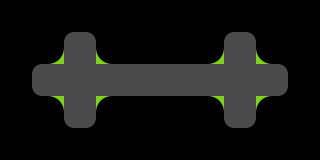

Tiled map render using the project's own tile images. Description and the whole map definition, tile-layer contents included, below:
An orthogonal 10x5 tile map with 32x32 px tiles, 5 tile layers (grid, walls, zonemap, cellrounded, ...) and 4 objects (3x goal, player).

<map version="1.0" orientation="orthogonal" width="10" height="5" tilewidth="32" tileheight="32">
 <properties>
  <property name="title" value="collect all coins" />
 </properties>
 <tileset firstgid="1" name="cells" tilewidth="32" tileheight="32">
  <image source="../cells.png" trans="ff00ff" width="128" height="384" />
 </tileset>
 <layer name="grid" width="10" height="5">
  <data>
   <tile gid="16" />
   <tile gid="16" />
   <tile gid="16" />
   <tile gid="16" />
   <tile gid="16" />
   <tile gid="16" />
   <tile gid="16" />
   <tile gid="16" />
   <tile gid="16" />
   <tile gid="16" />
   <tile gid="16" />
   <tile gid="16" />
   <tile gid="1" />
   <tile gid="16" />
   <tile gid="16" />
   <tile gid="16" />
   <tile gid="16" />
   <tile gid="1" />
   <tile gid="16" />
   <tile gid="16" />
   <tile gid="16" />
   <tile gid="1" />
   <tile gid="1" />
   <tile gid="1" />
   <tile gid="1" />
   <tile gid="1" />
   <tile gid="1" />
   <tile gid="1" />
   <tile gid="1" />
   <tile gid="16" />
   <tile gid="16" />
   <tile gid="16" />
   <tile gid="1" />
   <tile gid="16" />
   <tile gid="16" />
   <tile gid="16" />
   <tile gid="16" />
   <tile gid="1" />
   <tile gid="16" />
   <tile gid="16" />
   <tile gid="16" />
   <tile gid="16" />
   <tile gid="16" />
   <tile gid="16" />
   <tile gid="16" />
   <tile gid="16" />
   <tile gid="16" />
   <tile gid="16" />
   <tile gid="16" />
   <tile gid="16" />
  </data>
 </layer>
 <layer name="walls" width="10" height="5">
  <data>
   <tile gid="0" />
   <tile gid="0" />
   <tile gid="0" />
   <tile gid="0" />
   <tile gid="0" />
   <tile gid="0" />
   <tile gid="0" />
   <tile gid="0" />
   <tile gid="0" />
   <tile gid="0" />
   <tile gid="0" />
   <tile gid="0" />
   <tile gid="0" />
   <tile gid="0" />
   <tile gid="0" />
   <tile gid="0" />
   <tile gid="0" />
   <tile gid="0" />
   <tile gid="0" />
   <tile gid="0" />
   <tile gid="0" />
   <tile gid="0" />
   <tile gid="0" />
   <tile gid="0" />
   <tile gid="0" />
   <tile gid="0" />
   <tile gid="0" />
   <tile gid="0" />
   <tile gid="0" />
   <tile gid="0" />
   <tile gid="0" />
   <tile gid="0" />
   <tile gid="0" />
   <tile gid="0" />
   <tile gid="0" />
   <tile gid="0" />
   <tile gid="0" />
   <tile gid="0" />
   <tile gid="0" />
   <tile gid="0" />
   <tile gid="0" />
   <tile gid="0" />
   <tile gid="0" />
   <tile gid="0" />
   <tile gid="0" />
   <tile gid="0" />
   <tile gid="0" />
   <tile gid="0" />
   <tile gid="0" />
   <tile gid="0" />
  </data>
 </layer>
 <layer name="zonemap" width="10" height="5">
  <data>
   <tile gid="0" />
   <tile gid="0" />
   <tile gid="0" />
   <tile gid="0" />
   <tile gid="0" />
   <tile gid="0" />
   <tile gid="0" />
   <tile gid="0" />
   <tile gid="0" />
   <tile gid="0" />
   <tile gid="0" />
   <tile gid="0" />
   <tile gid="0" />
   <tile gid="0" />
   <tile gid="0" />
   <tile gid="0" />
   <tile gid="0" />
   <tile gid="0" />
   <tile gid="0" />
   <tile gid="0" />
   <tile gid="0" />
   <tile gid="0" />
   <tile gid="0" />
   <tile gid="0" />
   <tile gid="0" />
   <tile gid="0" />
   <tile gid="0" />
   <tile gid="0" />
   <tile gid="0" />
   <tile gid="0" />
   <tile gid="0" />
   <tile gid="0" />
   <tile gid="0" />
   <tile gid="0" />
   <tile gid="0" />
   <tile gid="0" />
   <tile gid="0" />
   <tile gid="0" />
   <tile gid="0" />
   <tile gid="0" />
   <tile gid="0" />
   <tile gid="0" />
   <tile gid="0" />
   <tile gid="0" />
   <tile gid="0" />
   <tile gid="0" />
   <tile gid="0" />
   <tile gid="0" />
   <tile gid="0" />
   <tile gid="0" />
  </data>
 </layer>
 <layer name="cellrounded" width="10" height="5">
  <data>
   <tile gid="0" />
   <tile gid="0" />
   <tile gid="0" />
   <tile gid="0" />
   <tile gid="0" />
   <tile gid="0" />
   <tile gid="0" />
   <tile gid="0" />
   <tile gid="0" />
   <tile gid="0" />
   <tile gid="0" />
   <tile gid="0" />
   <tile gid="25" />
   <tile gid="0" />
   <tile gid="0" />
   <tile gid="0" />
   <tile gid="0" />
   <tile gid="25" />
   <tile gid="0" />
   <tile gid="0" />
   <tile gid="0" />
   <tile gid="27" />
   <tile gid="0" />
   <tile gid="0" />
   <tile gid="0" />
   <tile gid="0" />
   <tile gid="0" />
   <tile gid="0" />
   <tile gid="28" />
   <tile gid="0" />
   <tile gid="0" />
   <tile gid="0" />
   <tile gid="26" />
   <tile gid="0" />
   <tile gid="0" />
   <tile gid="0" />
   <tile gid="0" />
   <tile gid="26" />
   <tile gid="0" />
   <tile gid="0" />
   <tile gid="0" />
   <tile gid="0" />
   <tile gid="0" />
   <tile gid="0" />
   <tile gid="0" />
   <tile gid="0" />
   <tile gid="0" />
   <tile gid="0" />
   <tile gid="0" />
   <tile gid="0" />
  </data>
 </layer>
 <layer name="blockrounded" width="10" height="5">
  <data>
   <tile gid="0" />
   <tile gid="0" />
   <tile gid="0" />
   <tile gid="0" />
   <tile gid="0" />
   <tile gid="0" />
   <tile gid="0" />
   <tile gid="0" />
   <tile gid="0" />
   <tile gid="0" />
   <tile gid="0" />
   <tile gid="24" />
   <tile gid="0" />
   <tile gid="23" />
   <tile gid="0" />
   <tile gid="0" />
   <tile gid="24" />
   <tile gid="0" />
   <tile gid="23" />
   <tile gid="0" />
   <tile gid="0" />
   <tile gid="0" />
   <tile gid="0" />
   <tile gid="0" />
   <tile gid="0" />
   <tile gid="0" />
   <tile gid="0" />
   <tile gid="0" />
   <tile gid="0" />
   <tile gid="0" />
   <tile gid="0" />
   <tile gid="22" />
   <tile gid="0" />
   <tile gid="21" />
   <tile gid="0" />
   <tile gid="0" />
   <tile gid="22" />
   <tile gid="0" />
   <tile gid="21" />
   <tile gid="0" />
   <tile gid="0" />
   <tile gid="0" />
   <tile gid="0" />
   <tile gid="0" />
   <tile gid="0" />
   <tile gid="0" />
   <tile gid="0" />
   <tile gid="0" />
   <tile gid="0" />
   <tile gid="0" />
  </data>
 </layer>
 <objectgroup name="players" width="10" height="5">
  <object type="player" x="79" y="78" />
 </objectgroup>
 <objectgroup name="enemies" width="10" height="5" />
 <objectgroup name="items" width="10" height="5">
  <object type="goal" x="239" y="48" />
  <object type="goal" x="271" y="77" />
  <object type="goal" x="239" y="109" />
 </objectgroup>
 <objectgroup name="powerups" width="10" height="5" />
 <objectgroup name="portals" width="10" height="5" />
 <objectgroup name="cells" width="10" height="5" />
</map>
